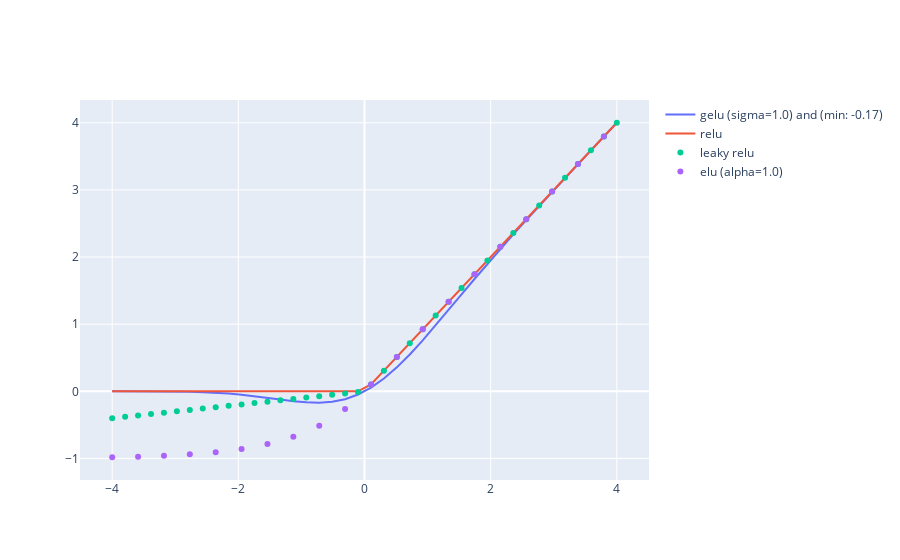

Here is the notebook cell this chart was saved with:
### Code cell
x = np.linspace(-4.0, 4.0, 40)
relu = np.copy(x)
relu[relu<0] = 0

lrelu = np.copy(x)
lrelu[lrelu<0] = 0.1 * lrelu[lrelu<0]

gelu = 0.5 * (1.0 + ssp.erf(x / np.sqrt(2.))) * x
# gelu2 = 0.5 * x * ( 1 + np.tanh(np.sqrt(2./np.pi) * x * (1. + 0.044715*x * x)))
gelu_min = np.min(gelu)

elu = np.copy(x[::2])
alpha = 1.0
elu[elu<0] = alpha * (np.exp(elu[elu<0]) - 1.)

fig = go.Figure()
fig.add_trace(go.Scatter(x=x, y=gelu, name=f"gelu (sigma=1.0) and (min: {gelu_min:.2f})"))
# fig.add_trace(go.Scatter(x=x, y=gelu2, name="gelu2"))
fig.add_trace(go.Scatter(x=x, y=relu, name="relu"))
fig.add_trace(go.Scatter(x=x, y=lrelu, mode='markers', name="leaky relu"))
fig.add_trace(go.Scatter(x=x[::2], y=elu, mode='markers', name=f"elu (alpha={alpha:0.1f})"))
fig.show()
